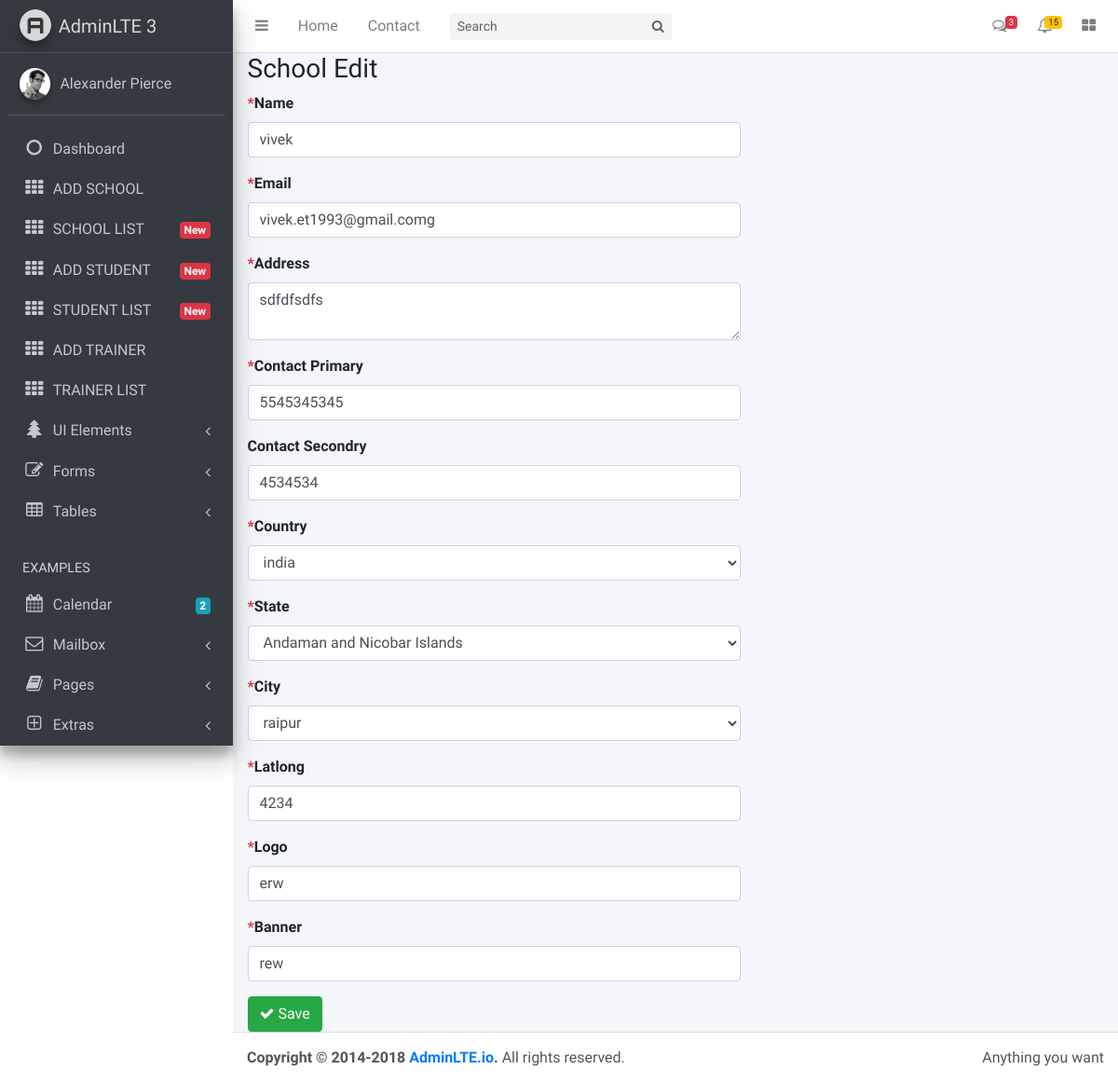
Screenshot of /school/edit/6 with the database file from the repository.
### tables this page shows
CREATE TABLE `school` (
  `id` int(11) NOT NULL,
  `school_name` varchar(300) NOT NULL,
  `address` text NOT NULL,
  `latlong` varchar(20) DEFAULT NULL,
  `contact_pri` varchar(13) DEFAULT NULL,
  `contact_sec` varchar(13) DEFAULT NULL,
  `email` varchar(255) NOT NULL,
  `logo` varchar(255) NOT NULL,
  `banner` varchar(255) NOT NULL,
  `city_id` int(11) NOT NULL,
  `state_id` int(11) NOT NULL,
  `country_id` int(11) NOT NULL
);

### application/modules/school/controllers/School.php (called while the page is built, shortened)
<?php
class School extends MX_Controller
{
    function __construct()
    {
        $this->load->model('School_model');
    }
    function edit($id)
    {
        $data['school'] = $this->School_model->get_school($id);
        $data['country'] = $this->School_model->fetch_country();
        $data['state'] = $this->School_model->fetchState($data['school']['country_id']);
        $data['city'] = $this->School_model->fetchCity($data['school']['state_id']);
        if (isset($data['school']['id'])) {
            $this->load->library('form_validation');
            $this->form_validation->set_rules('city', 'City Name', 'required');
            $this->form_validation->set_rules('state', 'State Name', 'required');
            $this->form_validation->set_rules('country', 'Country Name', 'required');
            $this->form_validation->set_rules('name', 'Name', 'required|max_length[300]');
            $this->form_validation->set_rules('contact_pri', 'Primary Number', 'max_length[13]','min_length[10]');
            $this->form_validation->set_rules('contact_sec', 'Secondry Number', 'max_length[13]','min_length[10]');
            $this->form_validation->set_rules('email', 'Email', 'required|max_length[255]|valid_email');
            $this->form_validation->set_rules('logo', 'Logo', 'required');
            $this->form_validation->set_rules('banner', 'Banner', 'required');
            $this->form_validation->set_rules('address', 'Address', 'required');
            $this->form_validation->set_rules('latlong', 'Latlong', 'required');
            if ($this->form_validation->run()) {
                $params = array(
                    'city_id' => $this->input->post('city'),
                    'state_id' => $this->input->post('state'),
                    'country_id' => $this->input->post('country'),
                    'school_name' => $this->input->post('name'),
                    'latlong' => $this->input->post('latlong'),
                    'contact_pri' => $this->input->post('contact_pri'),
                    'contact_sec' => $this->input->post('contact_sec'),
                    'email' => $this->input->post('email'),
                    'logo' => $this->input->post('logo'),
                    'banner' => $this->input->post('banner'),
                    'address' => $this->input->post('address'),
                );
                $this->School_model->update_school($id, $params);
                redirect('school/index');
            } else {
                $data['_view'] = 'edit';
                $this->load->view('../index', $data);
            }
        } else
        show_error('The school you are trying to edit does not exist.');
    }
}
?>

### index.php (called while the page is built, shortened)
<?php
require_once BASEPATH.'core/CodeIgniter.php';

### application/modules/school/models/School_model.php (called while the page is built, shortened)
<?php
class School_model extends CI_Model
{
    function get_school($id)
    {
     $this->db->select('master_country.country_name,school.id as school_id, master_state.state_name,school_name,master_cities.city_name,address,latlong,contact_pri,contact_sec,email,logo,banner,master_country.id,master_cities.id,master_state.id,school.country_id,master_state.id as state_id,school.city_id');
     $this->db->join('master_country', 'master_country.id = school.country_id');
     $this->db->join('master_state', 'master_state.id = school.state_id');
     $this->db->join('master_cities', 'master_cities.id = school.city_id');
     return $this->db->get_where('school',array('school.id'=>$id))->row_array();
   }
    function fetch_country()
    {
      $query = $this->db->get("master_country");
      return $query->result_array();
    }
    function fetchState($countryId)
    {
      $this->db->select('*');
      $this->db->join('master_country', 'master_country.id = master_state.country_id');
      $this->db->where('country_id',$countryId);
      $query=$this->db->get('master_state');
      return $query->result_array();
    }
    function fetchCity($stateId)
    {
      $this->db->where('state_id',$stateId);
      $query=$this->db->get('master_cities');
      return $query->result_array();
    }
  }
  ?>

### application/modules/school/views/edit.php (the view, shortened to what this page needs)
<div class="row">
	<div class="col-md-12">
		<div class="box box-info">
			<div class="box-header with-border">
				<h3 class="box-title">School Edit</h3>
			</div>
			<?= form_open('school/edit/'.$school['school_id']); ?>
			<div class="box-body">
				<div class="row clearfix">
					<div class="col-md-7">
						<label for="name" class="control-label"><span class="text-danger">*</span>Name</label>
						<div class="form-group">
							<input type="text" name="name" value="<?= ($this->input->post('name') ? $this->input->post('name') : $school['school_name']); ?>" class="form-control" id="name" />
						</div>
					</div>
					<div class="col-md-7">
						<label for="email" class="control-label"><span class="text-danger">*</span>Email</label>
						<div class="form-group">
							<input type="text" name="email" value="<?= ($this->input->post('email') ? $this->input->post('email') : $school['email']); ?>" class="form-control" id="email" />
						</div>
					</div>
					<div class="col-md-7">
						<label for="address" class="control-label"><span class="text-danger">*</span>Address</label>
						<div class="form-group">
							<textarea name="address" class="form-control" id="address"><?= ($this->input->post('address') ? $this->input->post('address') : $school['address']); ?></textarea>
						</div>
					</div>
					<div class="col-md-7">
						<label for="contact_pri" class="control-label"><span class="text-danger">*</span>Contact Primary</label>
						<div class="form-group">
							<input type="text" name="contact_pri" value="<?= ($this->input->post('contact_pri') ? $this->input->post('contact_pri') : $school['contact_pri']); ?>" class="form-control" id="contact_pri" />
						</div>
					</div>
					<div class="col-md-7">
						<label for="contact_sec" class="control-label">Contact Secondry</label>
						<div class="form-group">
							<input type="text" name="contact_sec" value="<?= ($this->input->post('contact_sec') ? $this->input->post('contact_sec') :$school['contact_sec'] ); ?>" class="form-control" id="contact_sec" />
						</div>
					</div>
					<div class="col-md-7">
						<label for="country" class="control-label"><span class="text-danger">*</span>Country </label>
						<div class="form-group">
							<select name="country" id="country" class="form-control"  >
								<?php foreach($country as $row) {
									if($row['id']==$school['country_id']){ ?>
										<option value="<?= $school['country_id'] ?>" selected ><?= $school['country_name'] ?> </option>
										<?php
									}else{
										?>
										<option value='<?= $row['id'] ?>' ><?= $row['country_name'] ?> </option>
									<?php }} ?>
								</select>
							</div>
						</div>
						<div class="col-md-7">
							<label for="state" class="control-label"><span class="text-danger">*</span>State </label>
							<div class="form-group">
								<select name="state" class="form-control" id="state">
									<?php foreach($state as $row) { ?>
										<?php if($school['state_id']==$row['id']) { ?>
											<option value="<?= $school['state_id']; ?>" selected > <?= $school['state_name']; ?></option>
											<?php
										} else {
											?>
											<option value='<?= $row['id'] ?>' ><?= $row['state_name'] ?> </option>
										<?php } } ?>
									</select>
								</div>
							</div>
							<div class="col-md-7">
								<label for="city" class="control-label"><span class="text-danger">*</span>City </label>
								<div class="form-group">
									<select name="city" class="form-control" id="city">
										<?php foreach($city as $row) { ?>
											<?php if($school['city_id']==$row['id']) { ?>
												<option value="<?= $school['city_id']; ?>" selected > <?= $school['city_name']; ?></option>
												<?php
											}else {
												?>
												<option value='<?= $row['id'] ?>' ><?= $row['city_name'] ?> </option>
											<?php } } ?>
										</select>
									</div>
								</div>
								<div class="col-md-7">
									<label for="latlong" class="control-label"><span class="text-danger">*</span>Latlong</label>
									<div class="form-group">
										<input type="text" name="latlong" value="<?= ($this->input->post('latlong') ? $this->input->post('latlong') : $school['latlong']); ?>" class="form-control" id="latlong" />
									</div>
								</div>
								<div class="col-md-7">
									<label for="logo" class="control-label"><span class="text-danger">*</span>Logo</label>
									<div class="form-group">
										<input type="text" name="logo" value="<?= ($this->input->post('logo') ? $this->input->post('logo') : $school['logo']); ?>" class="form-control" id="logo" />
									</div>
								</div>
								<div class="col-md-7">
									<label for="banner" class="control-label"><span class="text-danger">*</span>Banner</label>
									<div class="form-group">
										<input type="text" name="banner" value="<?= ($this->input->post('banner') ? $this->input->post('banner') : $school['banner']); ?>" class="form-control" id="banner" />
									</div>
								</div>
							</div>
						</div>
						<div class="box-footer">
							<button type="submit" class="btn btn-success">
								<i class="fa fa-check"></i> Save
							</button>
						</div>
						<?= form_close(); ?>
					</div>
				</div>
			</div>

### rows the page displays
school: name "vivek", email "vivek.et1993@gmail.comg", address "sdfdfsdfs", contact_pri "5545345345", contact_sec "4534534", latlong "4234", logo "erw", banner "rew"

### other values shown
form field country "india"
form field state "Andaman and Nicobar Islands"
form field city "raipur"
